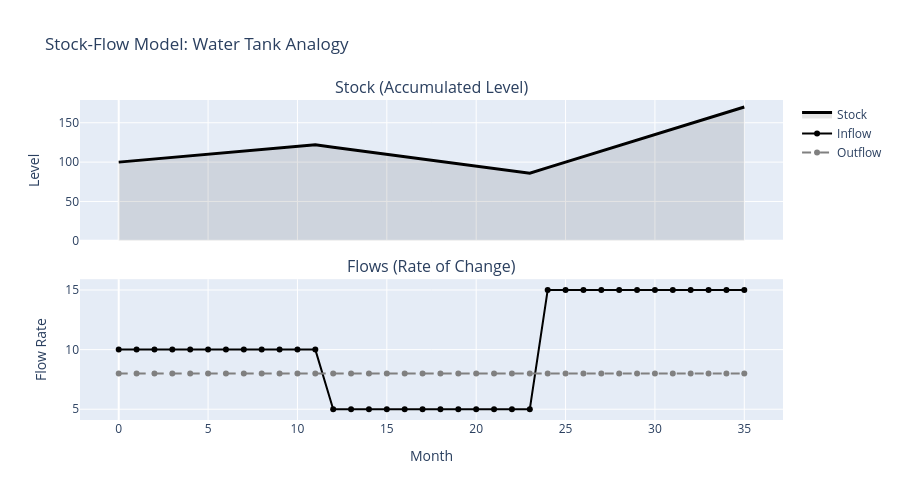

Here is the notebook cell this chart was saved with:
### Markdown cell above
---

## Part 2. 스톡-플로우와 인과 루프 다이어그램

---

### 6.2 스톡과 플로우

**한 줄 요약:** 스톡은 **쌓이는 것**(물탱크의 물), 플로우는 **흐르는 것**(수도꼭지)

**스톡(Stock)**: 시스템에 축적되는 것 — 물탱크의 물, 은행 잔액, 고객 수

**플로우(Flow)**: 스톡의 변화율 — 유입/유출, 수입/지출, 고객 유입/이탈

```
       [유입 Inflow]                   [유출 Outflow]
            ↓                               ↓
       ━━━╋━━━━━━━━ [  Stock  ] ━━━━━━━━╋━━━
            밸브                           밸브
```

**핵심 공식 (직관적으로):**

> 오늘의 물 = 어제의 물 + 들어온 물 - 나간 물

즉, **스톡(t) = 스톡(t-1) + 유입 - 유출**

**스톡의 중요한 특성 — 관성:**
- 수도꼭지(플로우)를 갑자기 잠가도 물탱크(스톡)의 물은 천천히 줄어든다
- 이것이 시스템의 **"기억"**이며, 변화에 저항하는 원인
- 예: 교육 투자를 중단해도 조직 역량이 바로 떨어지지 않음

### Code cell
# 시뮬레이션: 스톡-플로우 기본 모델 (물탱크 비유)
months = 36
t = np.arange(months)

# 시나리오: 유입이 변하는 경우
inflow = np.where(t < 12, 10, np.where(t < 24, 5, 15))  # 유입 변동
outflow = np.full(months, 8.0)  # 일정한 유출

stock = np.zeros(months)
stock[0] = 100  # 초기 스톡
for i in range(1, months):
    stock[i] = stock[i-1] + inflow[i] - outflow[i]

fig = make_subplots(
    rows=2, cols=1,
    subplot_titles=('Stock (Accumulated Level)', 'Flows (Rate of Change)'),
    shared_xaxes=True,
    vertical_spacing=0.12
)

# 스톡
fig.add_trace(go.Scatter(
    x=t, y=stock, mode='lines', name='Stock',
    line=dict(color='black', width=3),
    fill='tozeroy', fillcolor='rgba(0, 0, 0, 0.1)'
), row=1, col=1)

# 플로우
fig.add_trace(go.Scatter(
    x=t, y=inflow, mode='lines+markers', name='Inflow',
    line=dict(color='black', width=2)
), row=2, col=1)
fig.add_trace(go.Scatter(
    x=t, y=outflow, mode='lines+markers', name='Outflow',
    line=dict(color='gray', width=2, dash='dash')
), row=2, col=1)

fig.update_xaxes(title_text='Month', row=2, col=1)
fig.update_yaxes(title_text='Level', row=1, col=1)
fig.update_yaxes(title_text='Flow Rate', row=2, col=1)
fig.update_layout(height=500, title_text='Stock-Flow Model: Water Tank Analogy')
fig.show()

print("💡 관찰:")
print(f"   - 유입 > 유출 (Month 0-11): 스톡 증가 ({stock[0]:.0f} → {stock[11]:.0f})")
print(f"   - 유입 < 유출 (Month 12-23): 스톡 감소 ({stock[11]:.0f} → {stock[23]:.0f})")
print(f"   - 유입 > 유출 (Month 24-35): 스톡 다시 증가 ({stock[23]:.0f} → {stock[35]:.0f})")
print("\n📌 핵심: 스톡은 플로우가 변해도 즉시 변하지 않는다 (관성). 이것이 지연의 원인!")

### Figure 1 — Plotly figure (JSON) as saved in the notebook; plotly's stock layout.template omitted (floating-point values rounded to 4 significant figures)
{"data": [{"fill": "tozeroy", "fillcolor": "rgba(0, 0, 0, 0.1)", "line": {"color": "black", "width": 3}, "mode": "lines", "name": "Stock", "type": "scatter", "x": [0, 1, 2, 3, 4, 5, 6, 7, 8, 9, 10, 11, 12, 13, 14, 15, 16, 17, 18, 19, 20, 21, 22, 23, 24, 25, 26, 27, 28, 29, 30, 31, 32, 33, 34, 35], "xaxis": "x", "y": [100.0, 102.0, 104.0, 106.0, 108.0, 110.0, 112.0, 114.0, 116.0, 118.0, 120.0, 122.0, 119.0, 116.0, 113.0, 110.0, 107.0, 104.0, 101.0, 98.0, 95.0, 92.0, 89.0, 86.0, 93.0, 100.0, 107.0, 114.0, 121.0, 128.0, 135.0, 142.0, 149.0, 156.0, 163.0, 170.0], "yaxis": "y"}, {"line": {"color": "black", "width": 2}, "mode": "lines+markers", "name": "Inflow", "type": "scatter", "x": [0, 1, 2, 3, 4, 5, 6, 7, 8, 9, 10, 11, 12, 13, 14, 15, 16, 17, 18, 19, 20, 21, 22, 23, 24, 25, 26, 27, 28, 29, 30, 31, 32, 33, 34, 35], "xaxis": "x2", "y": [10, 10, 10, 10, 10, 10, 10, 10, 10, 10, 10, 10, 5, 5, 5, 5, 5, 5, 5, 5, 5, 5, 5, 5, 15, 15, 15, 15, 15, 15, 15, 15, 15, 15, 15, 15], "yaxis": "y2"}, {"line": {"color": "gray", "dash": "dash", "width": 2}, "mode": "lines+markers", "name": "Outflow", "type": "scatter", "x": [0, 1, 2, 3, 4, 5, 6, 7, 8, 9, 10, 11, 12, 13, 14, 15, 16, 17, 18, 19, 20, 21, 22, 23, 24, 25, 26, 27, 28, 29, 30, 31, 32, 33, 34, 35], "xaxis": "x2", "y": [8.0, 8.0, 8.0, 8.0, 8.0, 8.0, 8.0, 8.0, 8.0, 8.0, 8.0, 8.0, 8.0, 8.0, 8.0, 8.0, 8.0, 8.0, 8.0, 8.0, 8.0, 8.0, 8.0, 8.0, 8.0, 8.0, 8.0, 8.0, 8.0, 8.0, 8.0, 8.0, 8.0, 8.0, 8.0, 8.0], "yaxis": "y2"}], "layout": {"annotations": [{"font": {"size": 16}, "showarrow": false, "text": "Stock (Accumulated Level)", "x": 0.5, "xanchor": "center", "xref": "paper", "y": 1, "yanchor": "bottom", "yref": "paper"}, {"font": {"size": 16}, "showarrow": false, "text": "Flows (Rate of Change)", "x": 0.5, "xanchor": "center", "xref": "paper", "y": 0.44, "yanchor": "bottom", "yref": "paper"}], "height": 500, "title": {"text": "Stock-Flow Model: Water Tank Analogy"}, "xaxis": {"anchor": "y", "domain": [0, 1], "matches": "x2", "showticklabels": false}, "xaxis2": {"anchor": "y2", "domain": [0, 1], "title": {"text": "Month"}}, "yaxis": {"anchor": "x", "domain": [0.56, 1], "title": {"text": "Level"}}, "yaxis2": {"anchor": "x2", "domain": [0, 0.44], "title": {"text": "Flow Rate"}}}}
